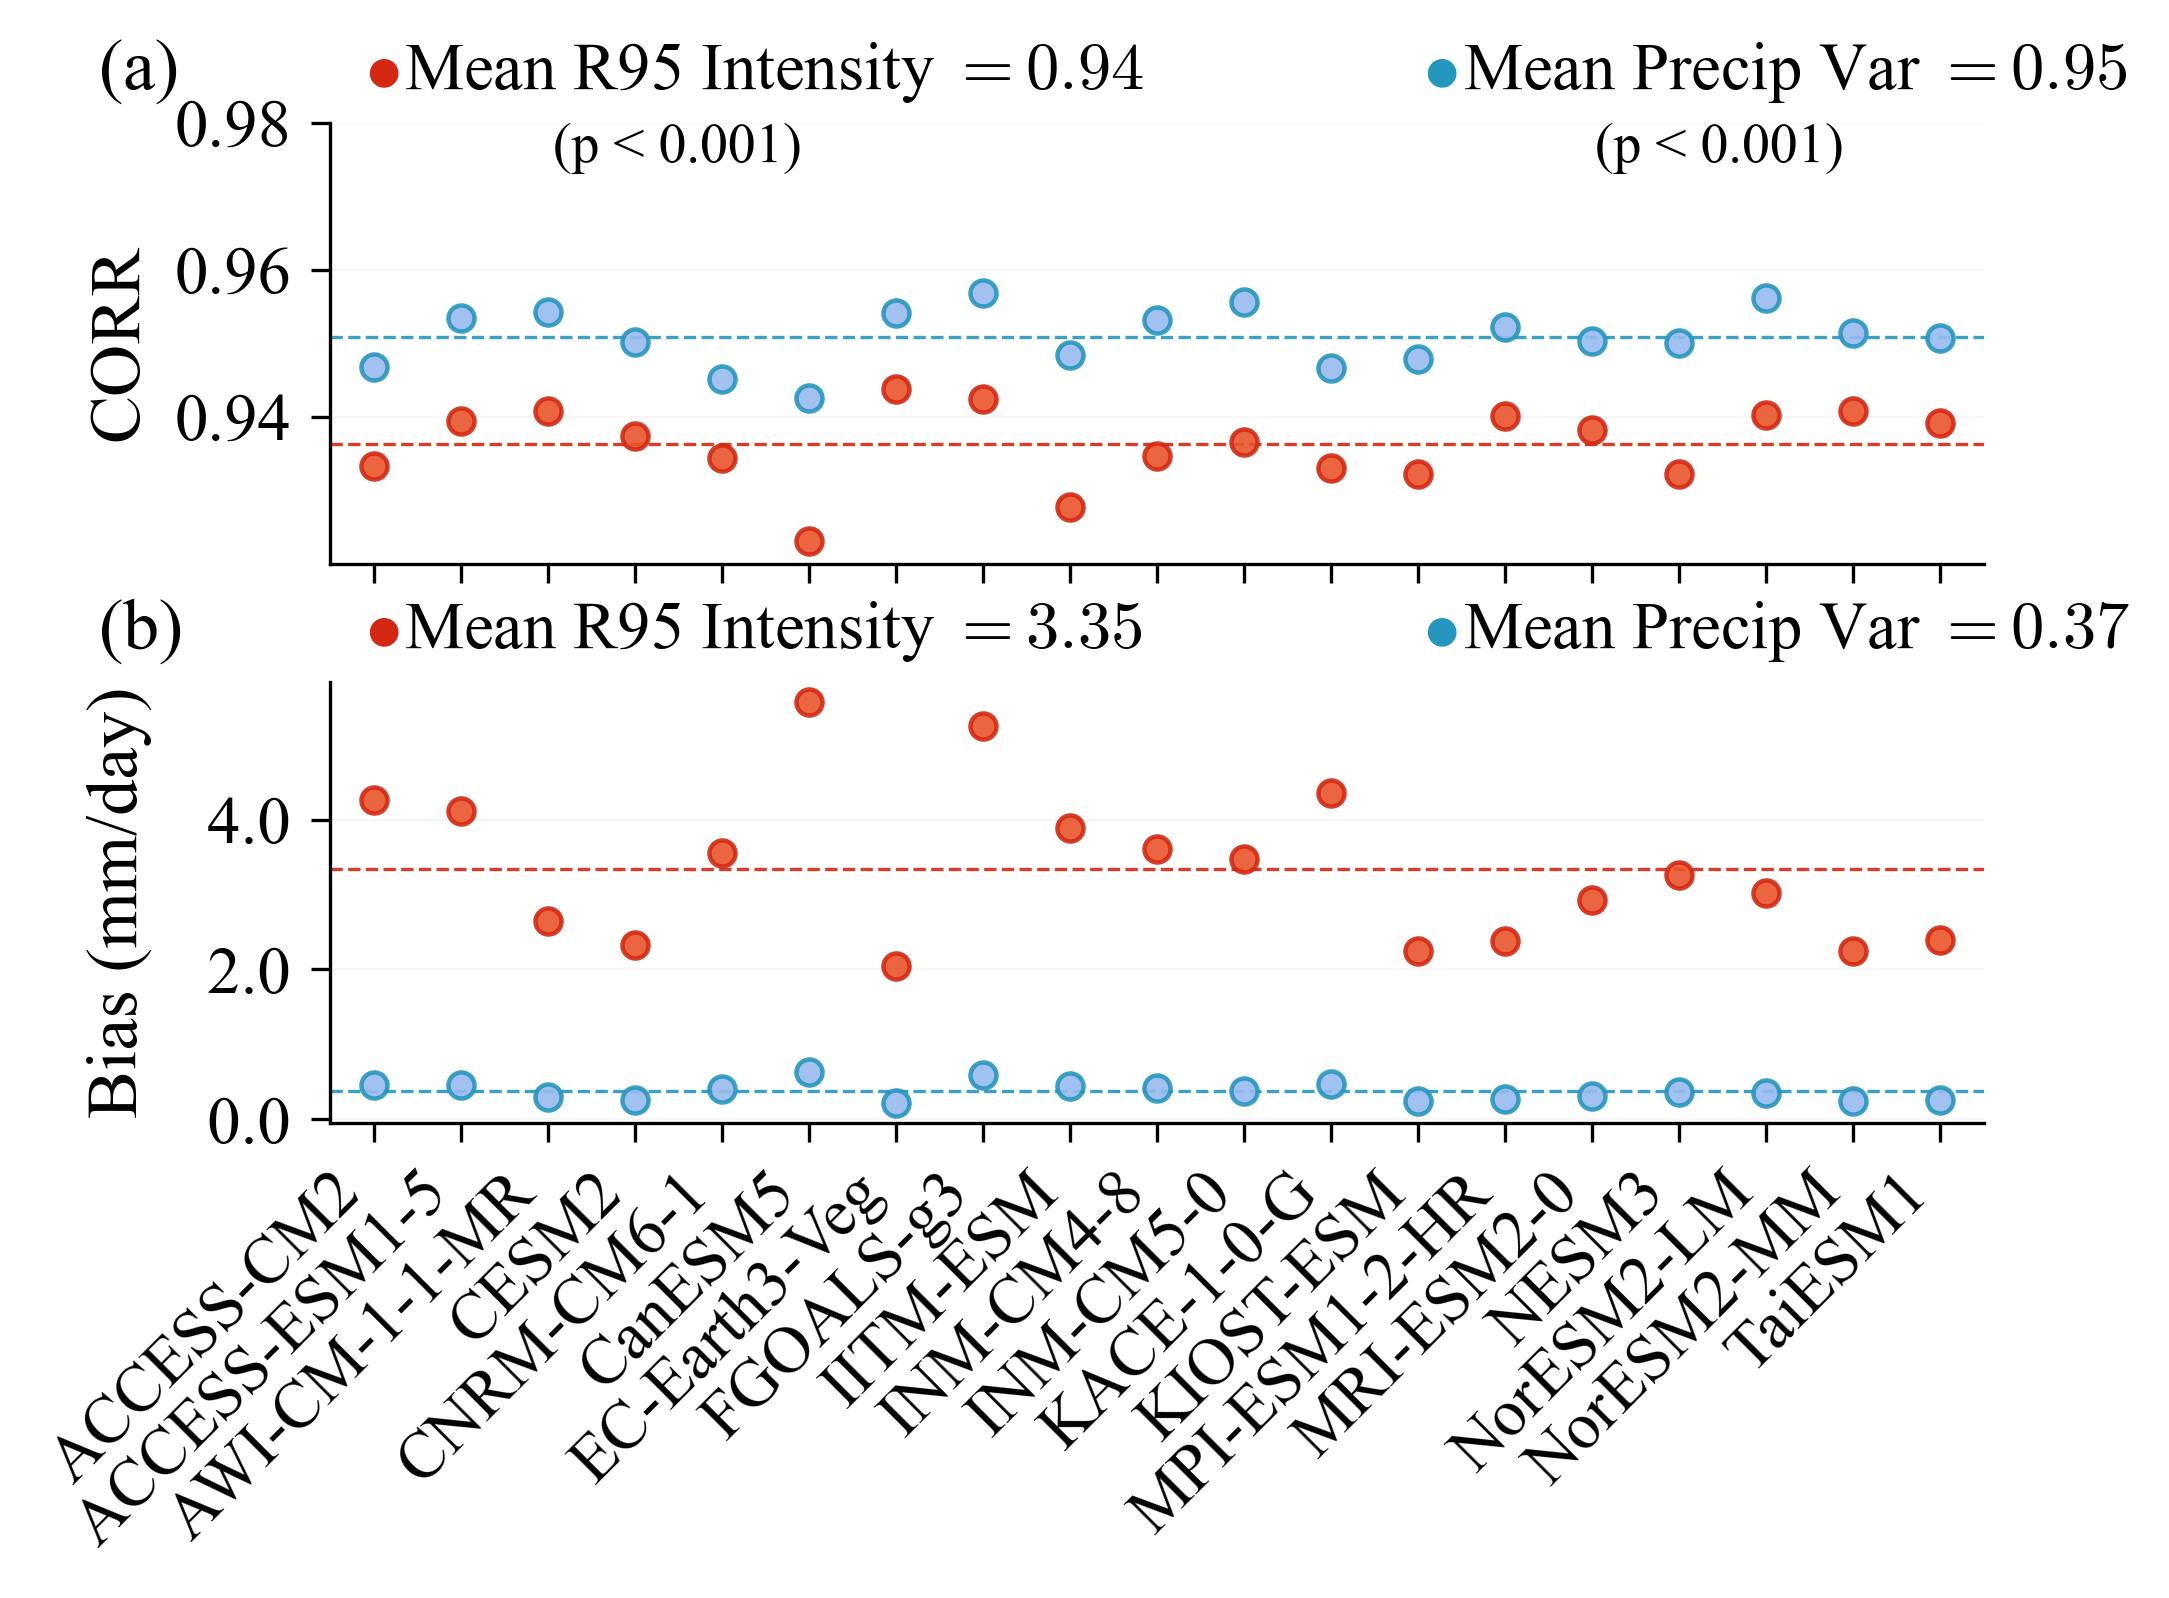

Reproduce this figure in Python.
"""
Fig. 2 单文件流水线 —— 用 CN05.1 观测评估 HiCPC 多模式在中国区域的极端降水与降水变率。

本文件由原 `Fig2a.py`（散点面板）、`Fig2b.py`（地图面板 + MME 统计量）、
`compose_fig2.py`（成品复制）三个脚本合并而成，一次运行即可产出全部成果：

    1) 数据准备（两个面板共用，先于绘图）：读取 19 个 CMIP6 模式的 historical 场与
       CN05.1 观测（1981–2010），按面积重叠权重 × cos(lat) 把 0.1° 模式场重映射到
       0.25° 观测网格，并取出两者的共同年份；
    2) 散点面板 (a)：对 19 个模式逐个算 CORR / Bias，落盘统计数据，
       再画「CORR / Bias」两行散点图，并按 dpi 400 / bbox_inches="tight"
       直接 savefig 成**论文成品图 `Fig2.jpg`**（原 compose_fig2.py 的
       `shutil.copyfile` 步骤已取消，也不再产生中间文件 Fig2a.jpg）；
    3) 地图面板 (b)：CN05.1 与 HiCPC-MME（多模式等权集合平均）气候态空间分布
       （2×2 等值线填色地图 + 中国国界 + 逐面板 PDF 直方图 + 逐行共用色带 +
       CORR/p 标注）渲染到**模块之外**的运行期临时目录（`_make_map_tmpdir()` 用
       `os.makedirs()` 默认权限创建，`main()` 的 `finally` 里删除，不落盘），
       并把 MME-vs-CN05.1 的评估统计落盘 —— 正文与摘要引用的 CORR≈0.94/0.95、
       偏差 0.37/3.35 mm/day、观测 26.37 对 MME 23.01 mm/day（约 13% 低估）
       等数字均来自这一步的 `data/fig2b_stats.csv`。

输出（模块根目录只留论文成品图与统计表，运行结束后不多出任何文件）：
    Fig2.jpg      —— 论文成品图（散点面板）
    data/fig2a_stats.csv、data/fig2_per_model.csv、data/图2a_统计数据.txt、
    data/fig2b_stats.csv、data/图2b_统计数据.txt

用法：
    python Fig2.py                  # 散点面板 + 地图面板（默认，等价于原三条命令）
    python Fig2.py --scatter-only   # 只跑散点面板：论文成品图 Fig2.jpg 及其统计表
    python Fig2.py --map-only       # 只跑地图面板：地图渲染到临时目录，统计写入 data/

环境变量：
    FIG2_OUT 已移除 —— 它原本只用于给散点面板的成品改名（默认 Fig2a.jpg）；
              现在论文成品图名固定为 Fig2.jpg，模块根目录不再产生其它图片文件。
"""

from __future__ import annotations

import argparse
import os
import shutil
import uuid
from pathlib import Path
from typing import Any, Dict, List, Tuple, cast

import numpy as np
import pandas as pd
import xarray as xr
import matplotlib.pyplot as plt
import cartopy.crs as ccrs
import shapefile
from shapely.geometry import shape as shapely_shape
from matplotlib.colors import BoundaryNorm, LinearSegmentedColormap
from matplotlib.figure import Figure
from matplotlib.ticker import FuncFormatter
from scipy.special import stdtr
from scipy.stats import ttest_1samp
import warnings

warnings.filterwarnings("ignore")

plt.rcParams["font.family"] = "Times New Roman"
plt.rcParams["mathtext.fontset"] = "cm"
plt.rcParams["axes.unicode_minus"] = False

# ==================== 参数配置 ====================
# 原 Fig2a.py / Fig2b.py 各自定义的 DATA_DIR / MODEL_FILE / OBS_FILE / FIG_DIR /
# REPO_ROOT / SHP_PATH 逐字相同，合并后只保留一套。
DATA_DIR = Path(__file__).parent / "data"
MODEL_FILE = DATA_DIR / "MULTI_MODEL-historical-1981-2010.nc"
OBS_FILE = DATA_DIR / "CN05-OBS-1981-2010.nc"
FIG_DIR = Path(__file__).parent
# 图 2 固定保留相关系数与偏差两行。
PANEL_KEYS = ("corr", "bias")
# 论文成品图（散点面板）的文件名固定为 Fig2.jpg：模块根目录下不再产生
# Fig2a.jpg / Fig2b.jpg 等中间图片；原 Fig2a.py 的 FIG2_OUT 环境变量随之移除。
PAPER_FIG_NAME = "Fig2.jpg"
REPO_ROOT = next(p for p in Path(__file__).resolve().parents if (p / "src").is_dir() and (p / "Doc").is_dir())

# ---- 数据根目录 ----------------
# src/、Output/、Data/ 现均在论文文件夹内（与 Doc/ 同级），故直接取 REPO_ROOT/Data；
# 若将来数据被移到别处，再恢复向上搜索的兜底逻辑。
DATA_ROOT = REPO_ROOT / "Data"
SHP_PATH = DATA_ROOT / "China" / "cnmap.shp"

EVAL_START_YEAR = 1981
EVAL_END_YEAR = 2010

TARGET_METRICS = {
    "PrecipVar": {"label": "Precip Var", "unit": "mm/day"},
    "R95mm_intensity": {"label": "R95 Intensity", "unit": "mm/day"},
}

# ==================== 散点图参数（独立设置，均已标注含义） ====================
SCATTER_PARAMS = {
    # ---------- 字体字号 (pt) ----------
    "font_label": 13,           # 纵轴标签（CORR / Bias）
    "font_tick": 12,            # 刻度标签
    "font_annot": 12,           # 均值统计标注文字
    # ---------- 标记与线型 ----------
    "marker_size": 22,          # 散点标记面积 (pt²)
    "line_width": 0.6,          # 参考虚线线宽 (pt)
    "spine_width": 0.6,         # 坐标轴框线宽 (pt)
    # ---------- 子图布局 ----------
    "n_panels": 2,              # 散点子图行数（CORR / Bias）
    "hspace": 0.12,             # 子图纵向间距 (figure 相对)
    "left": 0.14,               #左侧边距
    "right": 0.96,              #右侧边距
}

# ==================== 空间图参数 ====================
MAP_PARAMS = {
    # ---------- 字体字号 (pt) ----------
    "font_title": 14,           # 地图子图标题（CN05.1 / HiCPC MME）
    "font_tick": 10,            # 经纬度刻度标签
    "font_stat": 12,            # 地图下方统计指标（CORR/NRMSE）
    "font_cbar": 11,            # 色带标签
    "font_row_label": 14,       # 行标签（Precip Var / R95 Intensity）
    # ---------- 线宽 (pt) ----------
    "line_grid": 0.3,           # 经纬网格线
    "line_boundary": 0.5,       # 中国国界线
    "line_contour": 0.4,        # 等值线
    # ---------- 统计/色带偏移 ----------
    "stat_offset": 0.050,       # 统计文字距 axes 底部偏移
    "cbar_offset": 0.095,       # 色带距 axes 底部偏移
    "cbar_w_ratio": 0.8,        # 色带宽度 / 两列地图总宽
    "cbar_h": 0.020,            # 色带高度 (figure 相对)
}


# ==================== 工具函数（两个面板共用） ====================
def get_common_years(model_ds: xr.Dataset, obs_ds: xr.Dataset) -> np.ndarray:
    model_years = np.asarray(model_ds["year"].values, dtype=np.int32)
    obs_years = np.asarray(obs_ds["year"].values, dtype=np.int32)
    common = np.intersect1d(model_years, obs_years)
    if common.size == 0:
        raise ValueError("两份数据没有共同年份")
    if EVAL_START_YEAR is not None:
        common = common[common >= int(EVAL_START_YEAR)]
    if EVAL_END_YEAR is not None:
        common = common[common <= int(EVAL_END_YEAR)]
    if common.size == 0:
        raise ValueError("按配置筛选后没有可评估年份")
    return common


def get_scenario_from_filename(fp: Path) -> str:
    parts = fp.stem.split("-")
    for p in parts:
        pl = p.lower()
        if pl.startswith("ssp") or pl == "historical":
            return pl
    return "unknown"


def load_model_dataset_from_file(fp: Path) -> xr.Dataset:
    ds = xr.open_dataset(fp)
    file_ssp = get_scenario_from_filename(fp)

    if "case" not in ds.dims:
        if "Mode" in ds.dims:
            if "Mode" in ds.coords:
                mode_vals = [str(v) for v in ds["Mode"].values]
            else:
                mode_vals = [f"Mode{i + 1}" for i in range(ds.sizes["Mode"])]
            case_vals = [f"{m}-{file_ssp}" for m in mode_vals]
            ds = ds.rename({"Mode": "case"})
            ds = ds.assign_coords(
                {"case": ("case", np.asarray(case_vals, dtype=object)),
                 "Mode": ("case", np.asarray(mode_vals, dtype=object))}
            )
        else:
            raise ValueError(f"文件缺少 case/Mode 维度，无法处理: {fp}")
    elif "Mode" not in ds.coords:
        mode_vals = [str(v).split("-ssp")[0] for v in ds["case"].values]
        ds = ds.assign_coords({"Mode": ("case", np.asarray(mode_vals, dtype=object))})

    if "SSP" not in ds.coords:
        ds = ds.assign_coords({"SSP": ("case", np.array([file_ssp] * ds.sizes["case"], dtype=object))})
    if "source_file" not in ds.coords:
        ds = ds.assign_coords({"source_file": ("case", np.array([fp.name] * ds.sizes["case"], dtype=object))})
    ds = ds.assign_attrs({**ds.attrs, "model_source_file": str(fp)})
    return ds


def _cell_bounds_from_centers(coord_1d: np.ndarray) -> Tuple[np.ndarray, np.ndarray]:
    if coord_1d.ndim != 1:
        raise ValueError("坐标必须是一维")
    if coord_1d.size < 2:
        raise ValueError("坐标点数量不足")
    mid = 0.5 * (coord_1d[:-1] + coord_1d[1:])
    lower = np.empty_like(coord_1d, dtype=np.float64)
    upper = np.empty_like(coord_1d, dtype=np.float64)
    lower[1:] = mid
    upper[:-1] = mid
    lower[0] = coord_1d[0] - 0.5 * (coord_1d[1] - coord_1d[0])
    upper[-1] = coord_1d[-1] + 0.5 * (coord_1d[-1] - coord_1d[-2])
    return lower, upper


def _build_overlap_matrix(src_coord: np.ndarray, dst_coord: np.ndarray) -> np.ndarray:
    src_low, src_up = _cell_bounds_from_centers(src_coord)
    dst_low, dst_up = _cell_bounds_from_centers(dst_coord)
    left = np.maximum(dst_low[:, None], src_low[None, :])
    right = np.minimum(dst_up[:, None], src_up[None, :])
    return np.maximum(0.0, right - left).astype(np.float64)


def _area_weighted_remap_numpy(
    src_data: np.ndarray, lat_overlap: np.ndarray, lon_overlap: np.ndarray, src_lat_cos: np.ndarray,
) -> np.ndarray:
    src = np.asarray(src_data, dtype=np.float64)
    valid_mask = np.isfinite(src).astype(np.float64)
    lat_w = lat_overlap * src_lat_cos[None, :]
    tmp_num = np.einsum("aj,...ji->...ai", lat_w, np.where(np.isfinite(src), src, 0.0), optimize=True)
    tmp_den = np.einsum("aj,...ji->...ai", lat_w, valid_mask, optimize=True)
    num = np.einsum("bi,...ai->...ab", lon_overlap, tmp_num, optimize=True)
    den = np.einsum("bi,...ai->...ab", lon_overlap, tmp_den, optimize=True)
    return np.divide(num, den, out=np.full_like(num, np.nan), where=den > 0)


def area_weighted_remap_da_to_obs_grid(model_da: xr.DataArray, obs_da: xr.DataArray) -> xr.DataArray:
    src = model_da.sortby("lat").sortby("lon")
    dst_lat = np.asarray(obs_da["lat"].values, dtype=np.float64)
    dst_lon = np.asarray(obs_da["lon"].values, dtype=np.float64)
    src_lat = np.asarray(src["lat"].values, dtype=np.float64)
    src_lon = np.asarray(src["lon"].values, dtype=np.float64)
    lat_overlap = _build_overlap_matrix(src_lat, dst_lat)
    lon_overlap = _build_overlap_matrix(src_lon, dst_lon)
    src_lat_cos = np.clip(np.cos(np.deg2rad(src_lat)), 0.0, None)
    src_transposed = src.transpose(..., "lat", "lon")
    out_np = _area_weighted_remap_numpy(src_transposed.values, lat_overlap, lon_overlap, src_lat_cos)
    lead_dims = [d for d in src_transposed.dims if d not in {"lat", "lon"}]
    lead_coords = {d: src_transposed[d] for d in lead_dims}
    return xr.DataArray(
        out_np, dims=lead_dims + ["lat", "lon"],
        coords={**lead_coords, "lat": obs_da["lat"], "lon": obs_da["lon"]},
        name=src.name, attrs=src.attrs,
    )


def remap_model_to_obs_grid(model_ds: xr.Dataset, obs_ds: xr.Dataset, metric_names: List[str]) -> xr.Dataset:
    remapped = {}
    for name in metric_names:
        remapped[name] = area_weighted_remap_da_to_obs_grid(model_ds[name], obs_ds[name])
    out = xr.Dataset(remapped)
    for coord_name in ["case", "Mode", "SSP", "source_file"]:
        if coord_name in model_ds.coords and coord_name not in out.coords:
            out = out.assign_coords({coord_name: model_ds.coords[coord_name]})
    out.attrs.update(model_ds.attrs)
    return out


def _cos_lat_weights(field: xr.DataArray) -> np.ndarray:
    """构造格点面积权重（等经纬度网格上正比于 cos(lat)）。

    参数:
        field: 二维（lat, lon）场。

    返回:
        与 field 同形状的权重数组。
    """
    if "lat" not in field.coords:
        return np.ones(field.shape, dtype=np.float64)
    lat = np.asarray(field["lat"].values, dtype=np.float64)
    w_lat = np.clip(np.cos(np.deg2rad(lat)), 0.0, None)
    return np.broadcast_to(w_lat[:, None], field.shape).astype(np.float64)


def calc_spatial_metrics(
    model_field: xr.DataArray,
    obs_field: xr.DataArray,
    weights: np.ndarray | None = None,
) -> Dict[str, float]:
    """计算模式场与观测场的空间统计指标（面积加权）。

    权重默认取格点纬度的 cos 值（等经纬度网格上的面积权重），亦可通过 weights 显式传入。
    CORR / Bias / RMSE / NRMSE 使用同一套权重，保证同一幅图内口径一致。

    说明：原 Fig2a.py 与 Fig2b.py 各有一份同名函数，二者只在返回字典是否含
    `rmse` / `nrmse` 上不同（Fig2a 不需要这两项）；合并后统一采用含 RMSE / NRMSE
    的超集版本，散点面板仍然只取 `corr` / `bias`，数值口径完全不变。
    """
    model_flat = model_field.values.reshape(-1)
    obs_flat = obs_field.values.reshape(-1)
    valid = ~(np.isnan(model_flat) | np.isnan(obs_flat))
    model_valid = model_flat[valid].astype(np.float64)
    obs_valid = obs_flat[valid].astype(np.float64)

    nan_result = {"corr": np.nan, "bias": np.nan, "rel_bias": np.nan, "rmse": np.nan, "nrmse": np.nan, "p_value": np.nan, "n_valid": 0}
    if model_valid.size < 5:
        return nan_result

    w_all = _cos_lat_weights(model_field).reshape(-1) if weights is None else np.asarray(weights, dtype=np.float64).reshape(-1)
    w = np.clip(w_all[valid], 0.0, None)
    w_sum = float(w.sum())
    if w_sum <= 0.0:
        return nan_result

    model_mean = float((w * model_valid).sum() / w_sum)
    obs_mean = float((w * obs_valid).sum() / w_sum)
    model_anom = model_valid - model_mean
    obs_anom = obs_valid - obs_mean
    cov = float((w * model_anom * obs_anom).sum() / w_sum)
    var_model = float((w * model_anom ** 2).sum() / w_sum)
    var_obs = float((w * obs_anom ** 2).sum() / w_sum)

    corr_value = np.nan if (var_model <= 0.0 or var_obs <= 0.0) else cov / np.sqrt(var_model * var_obs)
    if not np.isnan(corr_value) and model_valid.size > 2:
        t_stat = corr_value * np.sqrt((model_valid.size - 2) / max(1.0 - corr_value**2, 1e-15))
        p_value = float(2.0 * stdtr(model_valid.size - 2, -abs(t_stat)))
    else:
        p_value = np.nan
    bias = obs_mean - model_mean
    rel_bias = float((bias / obs_mean) * 100) if obs_mean != 0 else np.nan
    rmse = float(np.sqrt((w * (model_valid - obs_valid) ** 2).sum() / w_sum))
    nrmse = float(rmse / abs(obs_mean)) if obs_mean != 0 else np.nan
    return {"corr": corr_value, "bias": bias, "rel_bias": rel_bias, "rmse": rmse, "nrmse": nrmse, "p_value": p_value, "n_valid": int(model_valid.size)}


def ensure_required_vars(ds: xr.Dataset, required_vars: List[str], name: str) -> None:
    """检查数据集中是否包含所需变量，缺失则报错。"""
    missing = [v for v in required_vars if v not in ds]
    if missing:
        raise ValueError(f"{name} 缺少必要变量: {missing}")


def _format_pval(p: float) -> str:
    """格式化为学术风格 p 值字符串。p < 0.001 时不提供精确值，加括号。"""
    if p < 0.001:
        return "(p < 0.001)"
    if p < 0.01:
        return f"p = {p:.3f}"
    if p < 0.05:
        return f"p = {p:.3f}"
    return f"p = {p:.3f}"


# ==================== 散点面板 (a)：绘图函数 ====================
def draw_scatter_panels(axes, mode_names, r95_stats, var_stats, params):
    """在 axes 上绘制散点子图（CORR / Bias）。

    参数由 SCATTER_PARAMS 传入，不与空间图共享。
    """
    x = np.arange(len(mode_names))
    _ALL_SPECS = {"corr": ("CORR", "corr"),
                  "bias": ("Bias (mm/day)", "bias")}
    panel_specs = [_ALL_SPECS[k] for k in PANEL_KEYS]

    for idx, (ax, (ylabel, key)) in enumerate(zip(axes, panel_specs)):
        # 编号放在纵轴左上方，与轴外的均值标注保持同一高度。
        ax.text(-0.14, 1.04, {"corr": "(a)", "bias": "(b)"}[key],
                transform=ax.transAxes, fontsize=params["font_label"],
                ha="left", va="bottom", color="black", clip_on=False)
        y_r95 = np.asarray(r95_stats[key], dtype=np.float64)
        y_var = np.asarray(var_stats[key], dtype=np.float64)

        ax.scatter(x, y_var, c="#99bbef", edgecolors="#2596be",
                   s=params["marker_size"], alpha=0.9, linewidths=0.8,
                   label="Precip Var index", zorder=3, marker="o")
        ax.scatter(x, y_r95, c="#e9542c", edgecolors="#d52813",
                   s=params["marker_size"], alpha=0.9, linewidths=0.8,
                   label="R95 Intensity", zorder=3, marker="o")

        mean_r95 = float(np.nanmean(y_r95))
        mean_var = float(np.nanmean(y_var))
        ax.axhline(mean_r95, color="#d52813", linestyle="--",
                   linewidth=params["line_width"], alpha=0.9)
        ax.axhline(mean_var, color="#2596be", linestyle="--",
                   linewidth=params["line_width"], alpha=0.9)

        # 均值标注（axes 相对坐标，位于轴外上方）
        # 第一行：均值；CORR 面板第二行：p 值
        _annot_size = params["font_annot"]
        _is_corr = (key == "corr")

        ax.text(0.66, 1.04, "●", transform=ax.transAxes,
                fontsize=_annot_size,
                ha="left", va="bottom", color="#2596be", fontweight="normal")
        ax.text(0.685, 1.04, f"Mean Precip Var $= {mean_var:.2f}$",
                transform=ax.transAxes, fontsize=_annot_size,
                ha="left", va="bottom", color="black", fontweight="normal")

        ax.text(0.02, 1.04, "●", transform=ax.transAxes,
                fontsize=_annot_size,
                ha="left", va="bottom", color="#d52813", fontweight="normal")
        ax.text(0.045, 1.04, f"Mean R95 Intensity $= {mean_r95:.2f}$",
                transform=ax.transAxes, fontsize=_annot_size,
                ha="left", va="bottom", color="black", fontweight="normal")

        if _is_corr:
            p_var = float(ttest_1samp(y_var[~np.isnan(y_var)], 0).pvalue) if np.any(~np.isnan(y_var)) else 1.0
            p_r95 = float(ttest_1samp(y_r95[~np.isnan(y_r95)], 0).pvalue) if np.any(~np.isnan(y_r95)) else 1.0
            ax.text(0.84, 1.00, _format_pval(p_var),
                    transform=ax.transAxes, fontsize=_annot_size - 2,
                    ha="center", va="top", color="black", fontweight="normal")
            ax.text(0.21, 1.00, _format_pval(p_r95),
                    transform=ax.transAxes, fontsize=_annot_size - 2,
                    ha="center", va="top", color="black", fontweight="normal")

        ax.set_ylabel(ylabel, fontsize=params["font_label"], fontweight="normal")
        ax.grid(True, axis="y", linestyle="-", color="#d0d0d0", linewidth=0.3, alpha=0.25)
        # 固定宽度格式化 y 轴刻度，确保两行数据区域左对齐
        if key == "corr":
            ax.set_yticks([0.94, 0.96, 0.98])
            ax.set_ylim(0.92, 0.98)
            ax.yaxis.set_major_formatter(FuncFormatter(lambda v, _: f"{v:.2f}"))
        elif key == "bias":
            ax.yaxis.set_major_formatter(FuncFormatter(lambda v, _: f"{v:>5.1f}"))
        ax.tick_params(axis="y", labelsize=params["font_tick"], width=params["spine_width"])
        ax.tick_params(axis="x", width=params["spine_width"], labelsize=params["font_tick"])
        for sp in ax.spines.values():
            sp.set_linewidth(params["spine_width"])
        ax.spines["top"].set_visible(False)
        ax.spines["right"].set_visible(False)
        if idx < len(axes) - 1:      # 只在最后一个面板保留模式名（原写法写死 idx<2，不适用于其它面板数）
            ax.tick_params(axis="x", labelbottom=False)

    for ax in axes:
        ax.set_xlim(-0.5, len(mode_names) - 0.5)
        ax.set_xticks(x)
    axes[-1].set_xticklabels(mode_names, rotation=45, ha="right", va="top",
                             fontsize=params["font_tick"], fontweight="normal")
    axes[-1].set_xlabel("", fontweight="normal")


# ==================== 散点面板 (a)：统计数据落盘 ====================
def dump_scatter_stats_txt(metric_results, mode_names, out_path, y0, y1) -> None:
    """把图 2 用到的统计数据写成纯文本（data/ 目录），供存档与核对。

    （合并前为 Fig2a.py 的 `dump_statistics()`；与 Fig2b.py 的同名函数重名，
    故按产出面板改名为 `dump_scatter_stats_txt()`。）

    参数:
        metric_results: 各指标的 corr / bias 列表。
        mode_names: 模式名列表。
        out_path: 输出 txt 路径。
        y0, y1: 评估时段起止年。
    """
    lines = [
        "Fig. 2 statistics - scatter panels (CORR / Bias)",
        # 说明：这两行 provenance 文字沿用原脚本名，以保证 data/ 下既有统计文件逐字节不变
        # （合并后实际由 Fig2.py 统一生成；README 中已记录该历史遗留写法）。
        "script  : src/Pic/Fig2_ModelEvaluation/Fig2a.py",
        "model   : data/MULTI_MODEL-historical-1981-2010.nc",
        "obs     : data/CN05-OBS-1981-2010.nc",
        f"period  : {y0}-{y1}",
        f"modes   : {len(mode_names)}",
        "weight  : area-weighted, w = cos(lat); CORR / Bias share the same weights",
        "",
    ]
    for metric_name, meta in TARGET_METRICS.items():
        r = metric_results[metric_name]
        lines.append(f"[{meta['label']}]  unit: {meta['unit']}")
        lines.append(f"{'mode':<20}{'CORR':>10}{'Bias(mm/day)':>15}")
        for name, c, b in zip(mode_names, r["corr"], r["bias"]):
            lines.append(f"{name:<20}{c:>10.4f}{b:>15.4f}")
        lines.append(f"{'MEAN(19 modes)':<20}{np.nanmean(r['corr']):>10.4f}"
                     f"{np.nanmean(r['bias']):>15.4f}")
        lines.append("")
    out_path.parent.mkdir(parents=True, exist_ok=True)
    out_path.write_text("\n".join(lines) + "\n", encoding="utf-8")


# ==================== 散点面板 (a)：统计数据 CSV 落盘 ====================
# 指标在 CSV 中的显示名（与论文正文/图例一致）
CSV_METRIC_LABELS = {
    "PrecipVar": "PrecipVar",
    "R95mm_intensity": "R95 Intensity",
}

# (CSV 中的统计量名, metric_results 中的键, 换算系数, 单位)
CSV_STAT_SPECS = [
    ("CORR", "corr", 1.0, "1"),
    ("Bias", "bias", 1.0, "mm/day"),
]


def dump_scatter_stats_csv(
    metric_results: Dict[str, Dict[str, Any]],
    mode_names: List[str],
    out_path: Path,
    per_model_path: Path | None = None,
) -> None:
    """把图 2 的统计数据落盘为 CSV（data/ 目录），便于核对论文数字。

    （合并前为 Fig2a.py 的 `dump_statistics_csv()`，因与 Fig2b.py 的同名函数
    重名而改名。）

    输出两张表：
        1. out_path：长表，一行一个 metric × statistic，给出 19 个模式的
           集合均值（mean）、中位数（median）与参与统计的模式数（n_models）。
           论文正文引用的“19 个模式的均值”即 mean 列。
        2. per_model_path（可选）：宽表，一行一个 mode × metric，
           给出逐模式的 CORR / Bias(mm/day) 明细。

    参数:
        metric_results: metric_results[metric_name] =
                        {"corr": [...], "bias": [...], "unit": str}。
        mode_names: 模式名列表（与 metric_results 中各列表顺序一致）。
        out_path: 汇总 CSV 路径（metric × statistic）。
        per_model_path: 逐模式明细 CSV 路径；为 None 时不输出。

    两处落盘均使用 utf-8-sig 编码，便于 Excel 直接打开且中文/符号不乱码。
    """
    summary_rows: List[Dict[str, Any]] = []
    per_model_rows: List[Dict[str, Any]] = []

    for metric_name, meta in TARGET_METRICS.items():
        r = metric_results[metric_name]
        csv_metric = CSV_METRIC_LABELS.get(metric_name, meta["label"])
        scaled: Dict[str, np.ndarray] = {}

        for stat_label, key, scale, unit in CSV_STAT_SPECS:
            values = np.asarray(r[key], dtype=np.float64) * scale
            scaled[stat_label] = values
            valid = values[~np.isnan(values)]
            summary_rows.append({
                "metric": csv_metric,
                "statistic": stat_label,
                "mean": round(float(np.mean(valid)), 4) if valid.size else np.nan,
                "median": round(float(np.median(valid)), 4) if valid.size else np.nan,
                "n_models": int(valid.size),
                "unit": unit,
                "metric_key": metric_name,
            })

        if per_model_path is not None:
            for i, name in enumerate(mode_names):
                per_model_rows.append({
                    "mode": name,
                    "metric": csv_metric,
                    "CORR": round(float(scaled["CORR"][i]), 4),
                    "Bias_mm_per_day": round(float(scaled["Bias"][i]), 4),
                })

    out_path.parent.mkdir(parents=True, exist_ok=True)
    pd.DataFrame(
        summary_rows,
        columns=["metric", "statistic", "mean", "median", "n_models", "unit", "metric_key"],
    ).to_csv(out_path, index=False, encoding="utf-8-sig")

    if per_model_path is not None:
        per_model_path.parent.mkdir(parents=True, exist_ok=True)
        pd.DataFrame(
            per_model_rows,
            columns=["mode", "metric", "CORR", "Bias_mm_per_day"],
        ).to_csv(per_model_path, index=False, encoding="utf-8-sig")


# ==================== 地图面板 (b)：绘图函数 ====================
def _draw_map_panel(ax, field, levels, cmap, cn_geoms, region, params):
    """单个地图面板（等值线 + 中国边界 + PDF 直方图）。"""
    ax.set_extent([region["lon_min"], region["lon_max"],
                   region["lat_min"], region["lat_max"]])
    # 保持经纬度纵横比（在中心纬度处不变形）
    center_lat = (region["lat_min"] + region["lat_max"]) / 2
    ax.set_aspect(1.0 / np.cos(np.deg2rad(center_lat)), adjustable="box")
    ax.contourf(field.lon, field.lat, field, levels=levels, cmap=cmap, extend="both")
    ax.contour(field.lon, field.lat, field, levels=levels, colors="black", linewidths=params["line_contour"])
    ax.add_geometries(cn_geoms, crs=ccrs.PlateCarree(), facecolor="none", edgecolor="#888888", linewidth=params["line_boundary"])
    gl = ax.gridlines(draw_labels=True, linewidth=params["line_grid"], alpha=0.4, linestyle="--")
    gl.top_labels = False; gl.right_labels = False
    gl.xlabel_style = {"size": params["font_tick"]}; gl.ylabel_style = {"size": params["font_tick"]}
    try:
        ax.spines["geo"].set_visible(False)
    except Exception:
        pass

    fvals = field.values.ravel()
    fvals = fvals[np.isfinite(fvals)]
    if len(fvals) > 0:
        fvals = np.clip(fvals, levels[0], levels[-1])
        counts, _ = np.histogram(fvals, bins=levels)
        n_int = len(levels) - 1
        bc = (levels[:-1] + levels[1:]) / 2
        bin_w = np.diff(levels)
        pdf = counts / (counts.sum() * bin_w)
        from mpl_toolkits.axes_grid1.inset_locator import inset_axes
        # 直方图内嵌轴：宽度 0.56、高度 0.44（均为 axes 相对坐标）
        hist_ax = inset_axes(ax, width=0.56, height=0.44,
                             bbox_to_anchor=(0.18, 0.07),
                             bbox_transform=ax.transAxes, loc="lower left", borderpad=0)
        cmap_obj = plt.get_cmap(cmap)
        for j in range(n_int):
            hist_ax.bar(bc[j], pdf[j], width=bin_w[j] * 0.9,
                        color=cmap_obj(j / (n_int - 1)),
                        edgecolor="black", linewidth=0.3)
        hist_ax.set_xlim(levels[0], levels[-1])
        hist_ax.tick_params(axis="both", length=1.5, labelsize=8, width=0.3)
        hist_ax.set_ylabel("PDF", fontsize=9, labelpad=0)
        hist_ax.set_facecolor("none"); hist_ax.patch.set_alpha(0)
        for sp in hist_ax.spines.values(): sp.set_linewidth(0.3)
        hist_ax.spines["top"].set_visible(False); hist_ax.spines["right"].set_visible(False)


def draw_map_panels(fig: Figure, axes: np.ndarray, spatial_rows: List[Dict[str, Any]],
                    cn_geoms: list, region: Dict[str, float], params: Dict[str, Any]) -> List:
    """在给定 2×2 axes 网格中绘制空间分布图，并添加统计标注和色带。返回色带 axes 列表。"""
    col_titles = ["CN05.1", "HiCPC-MME"]
    cbar_axes = []

    for r, row in enumerate(spatial_rows):
        obs_map = row["obs_map"]
        mme_map = row["mme_map"]
        cmap_main = str(row["cmap_main"])
        label = str(row["label"])

        vmin = float(np.nanmin([obs_map.min().values, mme_map.min().values]))
        vmax = float(np.nanmax([obs_map.max().values, mme_map.max().values]))
        n_intervals = 10 if cmap_main == "r95_cmap" else 8

        # levels 以 0 为中心对称（对跨越 0 的变量），避免色带一侧过大
        if vmin < 0 < vmax:
            bound = max(abs(np.floor(vmin)), abs(np.ceil(vmax)))
            levels = np.round(np.linspace(-bound, bound, n_intervals + 1)).astype(int)
        else:
            # 全正值数据：从数据真实最小值取整开始，避免 0 带来的"蓝色=负值"视觉误导
            vmin_level = max(0.5, np.floor(vmin * 10) / 10)
            vmax_level = np.ceil(vmax * 10) / 10
            levels = np.linspace(vmin_level, vmax_level, n_intervals + 1)
            levels = np.round(levels, 1)
        levels = np.unique(levels)

        for c in range(2):
            field = obs_map if c == 0 else mme_map
            _draw_map_panel(axes[r, c], field, levels, cmap_main, cn_geoms, region, params)
            axes[r, c].axis("off")

        # 行标号不再逐行绘制：图 1(b) 指整幅空间图块，块标号在循环外统一绘制

        axes[r, 0].text(-0.28, 0.5, label, transform=axes[r, 0].transAxes,
                        rotation=90, ha="center", va="center",
                        fontsize=params["font_row_label"], fontweight="normal")

        corr = float(row.get("corr", np.nan))
        p_val = float(row.get("p_value", np.nan))
        nrmse = float(row.get("nrmse", np.nan))   # 仅用于统计数据落盘，图上不再标注
        p_str = f"p<0.0001" if (not np.isnan(p_val) and p_val < 0.0001) else (f"p={p_val:.4f}" if not np.isnan(p_val) else "p=N/A")
        r_y0 = axes[r, 0].get_position().y0
        cx = (axes[r, 0].get_position().x0 + axes[r, 1].get_position().x1) / 2
        fig.text(cx, r_y0 - params["stat_offset"],
                 f"CORR={corr:.3f} ({p_str})",
                 ha="center", va="center", fontsize=params["font_stat"],
                 fontweight="normal", color="black")

        x0 = axes[r, 0].get_position().x0
        x1 = axes[r, 1].get_position().x1
        w = (x1 - x0) * params["cbar_w_ratio"]
        cx = (x0 + x1) / 2
        cax = fig.add_axes((cx - w / 2, r_y0 - params["cbar_offset"], w, params["cbar_h"]))
        norm = BoundaryNorm(levels, ncolors=256, extend="both")
        cbar = fig.colorbar(plt.cm.ScalarMappable(norm=norm, cmap=cmap_main),
                            cax=cax, orientation="horizontal", extend="both",
                            extendfrac=0.04, ticks=levels)
        cbar.ax.xaxis.set_major_formatter(
            FuncFormatter(lambda v, _: f"{v:.0f}" if abs(v - round(v)) < 1e-10 else f"{v:.1f}"))
        cax.set_xlabel(row["unit"], fontsize=params["font_cbar"], labelpad=0)
        cbar_axes.append(cax)

    # 列标题统一放在两行子图的上方（选择顶行 = 最后创建的行）
    top_row = axes.shape[0] - 1
    for c in range(2):
        ax_b = axes[top_row, c].get_position()
        fig.text((ax_b.x0 + ax_b.x1) / 2, ax_b.y1 + 0.03,
                 col_titles[c], ha="center", va="bottom",
                 fontsize=params["font_title"], fontweight="normal")

    # 块标号：图 1(b) 指整幅空间图块，故只在块左上角加一次 (b)
    pos_top = axes[top_row, 0].get_position()
    fig.text(pos_top.x0 - 0.02, pos_top.y1 + 0.02, "(b)",
             fontsize=13, ha="right", va="bottom", fontweight="normal")

    return cbar_axes


# ==================== 地图面板 (b)：统计数据落盘 ====================
def dump_map_stats_txt(rows, out_path, y0, y1) -> None:
    """把统计量写成纯文本（data/ 目录）。

    （合并前为 Fig2b.py 的 `dump_statistics()`，因与 Fig2a.py 的同名函数重名而改名。）

    参数:
        rows: 每个指标一行，含 label / corr / p_value / nrmse / obs_mean_w / mme_mean_w。
        out_path: 输出 txt 路径。
        y0, y1: 评估时段起止年。
    """
    lines = [
        "Fig. 1(b) statistics - MME vs CN05.1 (area-weighted)",
        # 说明：provenance 沿用原脚本名，以保证 data/ 下既有统计文件逐字节不变
        # （合并后实际由 Fig2.py 统一生成）。
        "script  : src/Pic/Fig2_ModelEvaluation/Fig2b.py",
        "model   : data/MULTI_MODEL-historical-1981-2010.nc",
        "obs     : data/CN05-OBS-1981-2010.nc",
        f"period  : {y0}-{y1}",
        "weight  : area-weighted, w = cos(lat)",
        "",
        f"{'metric':<16}{'CORR':>9}{'p_value':>12}{'NRMSE(%)':>11}{'OBS_mean':>11}{'MME_mean':>11}{'underest(%)':>13}",
    ]
    for row in rows:
        rel = (row["obs_mean_w"] - row["mme_mean_w"]) / row["obs_mean_w"] * 100.0
        lines.append(f"{row['label']:<16}{row['corr']:>9.4f}{row['p_value']:>12.3e}"
                     f"{row['nrmse'] * 100:>11.4f}{row['obs_mean_w']:>11.4f}"
                     f"{row['mme_mean_w']:>11.4f}{rel:>13.2f}")
    lines.append("")
    out_path.parent.mkdir(parents=True, exist_ok=True)
    out_path.write_text("\n".join(lines) + "\n", encoding="utf-8")


def dump_map_stats_csv(rows, out_path, y0, y1) -> None:
    """把图 1(b) 的统计数据写成 CSV（data/ 目录，utf-8-sig 编码）。

    （合并前为 Fig2b.py 的 `dump_statistics_csv()`，因与 Fig2a.py 的同名函数重名而改名。）

    字段:
        metric      : 指标名（Precip Var / R95 Intensity）。
        corr        : MME 与 CN05.1 的空间相关系数（面积加权，w=cos(lat)）。
        p_value     : 该相关系数的显著性 p 值（双侧 t 检验）。
        nrmse_pct   : 归一化均方根误差（%，以观测面积加权均值为分母）。
        bias        : 平均偏差（面积加权，OBS_mean - MME_mean，正值为模式低估）。
        unit        : 物理量单位。
        rmse        : 均方根误差（原单位）。
        obs_mean    : CN05.1 观测的面积加权区域均值。
        mme_mean    : HiCPC-MME 的面积加权区域均值。
        rel_bias_pct: 相对偏差（%，(OBS-MME)/OBS*100）。
        n_valid     : 参与统计的有效格点数。
        period      : 评估时段。

    参数:
        rows: 每个指标一行，含 label / corr / p_value / nrmse / obs_mean_w / mme_mean_w。
        out_path: 输出 CSV 路径。
        y0, y1: 评估时段起止年。
    """
    records = []
    for row in rows:
        obs_mean_w = float(row["obs_mean_w"])
        mme_mean_w = float(row["mme_mean_w"])
        bias = obs_mean_w - mme_mean_w
        rel_bias_pct = (bias / obs_mean_w * 100.0) if obs_mean_w != 0 else np.nan
        records.append({
            "metric": str(row["label"]),
            "corr": round(float(row["corr"]), 6),
            "p_value": float(row["p_value"]),
            "nrmse_pct": round(float(row["nrmse"]) * 100.0, 6),
            "bias": round(bias, 6),
            "unit": str(row["unit"]),
            "rmse": round(float(row["rmse"]), 6) if "rmse" in row else np.nan,
            "obs_mean": round(obs_mean_w, 6),
            "mme_mean": round(mme_mean_w, 6),
            "rel_bias_pct": round(rel_bias_pct, 6),
            "n_valid": int(row["n_valid"]) if "n_valid" in row else np.nan,
            "period": f"{y0}-{y1}",
        })
    df = pd.DataFrame(records)
    out_path.parent.mkdir(parents=True, exist_ok=True)
    df.to_csv(out_path, index=False, encoding="utf-8-sig")


# ==================== 数据准备（两个面板共用，先于绘图） ====================
def load_evaluation_data() -> Tuple[xr.Dataset, xr.Dataset, np.ndarray, List[str]]:
    """读取并预处理两个面板共用的评估数据。

    原 Fig2a.py 与 Fig2b.py 的主流程各做了一遍完全相同的读取 + 重网格，
    合并后只做一次（口径不变，省一半 IO/重映射开销）。

    返回:
        (model_sel, obs_sel, common_years, mode_names)
    """
    if not MODEL_FILE.exists():
        raise FileNotFoundError(f"模型文件不存在: {MODEL_FILE}")
    if not OBS_FILE.exists():
        raise FileNotFoundError(f"观测文件不存在: {OBS_FILE}")

    # ---- 加载数据 ----
    scenario = get_scenario_from_filename(MODEL_FILE)
    obs_ds = xr.open_dataset(OBS_FILE)
    model_ds = load_model_dataset_from_file(MODEL_FILE)
    ensure_required_vars(obs_ds, list(TARGET_METRICS.keys()), "观测")
    ensure_required_vars(model_ds, list(TARGET_METRICS.keys()), "模型")

    common_years = get_common_years(model_ds, obs_ds)
    model_sel = model_ds.sel(year=common_years)
    obs_sel = obs_ds.sel(year=common_years)
    model_sel = remap_model_to_obs_grid(model_sel, obs_sel, list(TARGET_METRICS.keys()))

    mode_names = [str(v) for v in model_sel["Mode"].values] if "Mode" in model_sel.coords else \
                 [str(v).split("-ssp")[0] for v in model_sel["case"].values]

    print(f"  情景: {scenario}  年份: {int(common_years.min())}-{int(common_years.max())}  case: {model_sel.sizes['case']}")
    return model_sel, obs_sel, common_years, mode_names


def compute_scatter_metrics(model_sel: xr.Dataset, obs_sel: xr.Dataset) -> Dict[str, Dict[str, Any]]:
    """逐模式（case）计算散点面板所需的 CORR / Bias（原 Fig2a.py 主流程的计算段）。"""
    metric_results: Dict[str, Dict[str, Any]] = {}

    for metric_name, meta in TARGET_METRICS.items():
        label = meta["label"]
        unit = meta["unit"]
        model_var = model_sel[metric_name]
        obs_var = obs_sel[metric_name]

        # 散点数据（逐 case）
        corrs: List[float] = []
        bias_vals: List[float] = []
        for i in range(model_var.sizes["case"]):
            case_field = model_var.isel(case=i).mean(dim="year")
            obs_field = obs_var.mean(dim="year")
            s = calc_spatial_metrics(case_field, obs_field)
            corrs.append(s["corr"])
            bias_vals.append(s["bias"])
        metric_results[metric_name] = {"corr": corrs, "bias": bias_vals, "unit": unit}

        print(f"  {label}: CORR / Bias 已计算")

    return metric_results


def compute_spatial_rows(model_sel: xr.Dataset, obs_sel: xr.Dataset) -> List[Dict[str, Any]]:
    """计算 MME 与观测的空间统计量并组装地图面板所需的行数据（原 Fig2b.py 主流程的计算段）。"""
    spatial_rows: List[Dict[str, Any]] = []

    for metric_name, meta in TARGET_METRICS.items():
        label = meta["label"]
        unit = meta["unit"]
        model_var = model_sel[metric_name]
        obs_var = obs_sel[metric_name]

        # MME 空间统计
        mme_field = model_var.mean(dim="case").mean(dim="year")
        obs_field = obs_var.mean(dim="year")
        stats = calc_spatial_metrics(mme_field, obs_field)

        obs_map = obs_sel[metric_name].mean(dim="year")
        mme_map = model_sel[metric_name].mean(dim="case").mean(dim="year")
        cmap_main = "r95_cmap" if metric_name == "R95mm_intensity" else "precipvar_cmap"
        # 面积加权区域均值（供 data/ 统计落盘）
        w_map = _cos_lat_weights(obs_map)
        ok_map = np.isfinite(obs_map.values) & np.isfinite(mme_map.values)
        obs_mean_w = float((obs_map.values[ok_map] * w_map[ok_map]).sum() / w_map[ok_map].sum())
        mme_mean_w = float((mme_map.values[ok_map] * w_map[ok_map]).sum() / w_map[ok_map].sum())
        spatial_rows.append({
            "label": label, "unit": unit,
            "obs_map": obs_map, "mme_map": mme_map,
            "cmap_main": cmap_main,
            "corr": stats["corr"], "p_value": stats.get("p_value", np.nan),
            "nrmse": stats["nrmse"], "rmse": stats.get("rmse", np.nan),
            "n_valid": stats.get("n_valid", 0),
            "obs_mean_w": obs_mean_w, "mme_mean_w": mme_mean_w,
        })
        print(f"  {label}: CORR={stats['corr']:.3f}  NRMSE={stats['nrmse']:.3f}")

    return spatial_rows


# ==================== 散点面板 (a)：流水线 ====================
def render_scatter_figure(metric_results: Dict[str, Dict[str, Any]], mode_names: List[str]) -> None:
    """绘制散点面板 (a)，并落盘为论文成品图 Fig2.jpg。

    取代原 compose_fig2.py 的 `shutil.copyfile` 步骤，也不再产生中间的
    Fig2a.jpg：模块根目录下只有这一张成品图。
    """
    # ========================================================
    # Fig. 2 — 散点图 (CORR / Bias)
    # ========================================================
    # 底部行固定在 2.0 cm（留出旋转的模式名），保留原面板高度与间距。
    # 两行画布高 9.05 cm，行位 5.55 / 2.0 cm。
    sw, sh, sg, sx = 10.5, 2.8, 0.75, 0.7
    _row_step = sh + sg
    _n_panel = len(PANEL_KEYS)
    _y_bottom = 2.0
    fig2_w = 14.0
    fig2_h_cm = _y_bottom + (_n_panel - 1) * _row_step + sh + 0.7
    fig2 = plt.figure(figsize=(fig2_w / 2.54, fig2_h_cm / 2.54))

    def R_a(l, b, w, h):
        return (l / fig2_w, b / fig2_h_cm, w / fig2_w, h / fig2_h_cm)

    fig2_axes = [fig2.add_axes(R_a(sx, _y_bottom + (_n_panel - 1 - i) * _row_step, sw, sh))
                 for i in range(_n_panel)]

    r95_stats = metric_results.get("R95mm_intensity", {})
    var_stats = metric_results.get("PrecipVar", {})
    draw_scatter_panels(fig2_axes, mode_names, r95_stats, var_stats, SCATTER_PARAMS)

    print(f"  面板: {list(PANEL_KEYS)}  输出: {PAPER_FIG_NAME}")
    fig2.savefig(FIG_DIR / PAPER_FIG_NAME, dpi=400, bbox_inches="tight")
    print(f"  导出: {PAPER_FIG_NAME}")
    plt.close(fig2)


def run_scatter_panel(model_sel: xr.Dataset, obs_sel: xr.Dataset, common_years: np.ndarray,
                      mode_names: List[str]) -> None:
    """散点面板 (a) 全流程：统计计算 → 统计落盘 → 绘图并输出论文成品图 Fig2.jpg。"""
    print("-" * 70)
    print("Fig. 2 — 散点面板 (CORR / Bias)：按论文正文口径逐模式评估")

    metric_results = compute_scatter_metrics(model_sel, obs_sel)

    # ---- 统计数据落盘（data/，纯文本）----
    stats_path = Path(__file__).parent / "data" / "图2a_统计数据.txt"
    dump_scatter_stats_txt(metric_results, mode_names, stats_path,
                           int(common_years.min()), int(common_years.max()))
    print(f"  统计数据(txt): {stats_path}")

    # ---- 统计数据落盘（data/，CSV，供核对论文数字）----
    csv_path = DATA_DIR / "fig2a_stats.csv"
    per_model_csv_path = DATA_DIR / "fig2_per_model.csv"
    dump_scatter_stats_csv(metric_results, mode_names, csv_path, per_model_csv_path)
    print(f"  统计数据(csv): {csv_path}")
    print(f"  逐模式明细(csv): {per_model_csv_path}")

    render_scatter_figure(metric_results, mode_names)


# ==================== 地图面板 (b)：流水线 ====================
def _register_map_colormaps() -> None:
    """注册地图面板专用色带（r95_cmap / precipvar_cmap）。"""
    r95_colors = ["#315484", "#568588", "#84B0D3", "#82D1DF", "#CCD7BC",
                  "#FEF2B6", "#FDC780", "#F58A58", "#D64736", "#992323"]
    if "r95_cmap" not in plt.colormaps():
        plt.colormaps.register(LinearSegmentedColormap.from_list("r95_cmap", r95_colors))
    var_colors = ["#7195DB", "#D0E8F8", "#90C0D8", "#708A98",
                  "#F5F7F7", "#E2CCB2", "#E9AF99", "#D96E57"]
    if "precipvar_cmap" not in plt.colormaps():
        plt.colormaps.register(LinearSegmentedColormap.from_list("precipvar_cmap", var_colors))


def _load_china_boundary() -> Tuple[list, Dict[str, float]]:
    """读取中国国界 shapefile，返回 (geoms, region)。"""
    sf = shapefile.Reader(str(SHP_PATH))
    cn_geoms = []
    for s in sf.shapes():
        geo_interface = getattr(s, "__geo_interface__", None)
        if geo_interface is None:
            raise ValueError("shapefile 记录缺少 __geo_interface__ 属性")
        cn_geoms.append(shapely_shape(cast(Any, geo_interface)))
    shp_bbox = sf.bbox
    region = {"lon_min": float(shp_bbox[0]) - 1, "lon_max": float(shp_bbox[2]) + 1,
              "lat_min": float(shp_bbox[1]) - 1, "lat_max": float(shp_bbox[3]) + 1}
    return cn_geoms, region


def render_map_figure(spatial_rows: List[Dict[str, Any]], cn_geoms: list,
                      region: Dict[str, float], out_dir: Path) -> None:
    """绘制 2×2 气候态地图面板 (b)，图片写入 out_dir（运行期临时目录，不落盘）。"""
    # ========================================================
    # Fig. 1(b) — 空间分布图 (2×2 地图)
    # ========================================================
    dlon = region["lon_max"] - region["lon_min"]
    dlat = region["lat_max"] - region["lat_min"]
    clat = np.deg2rad((region["lat_min"] + region["lat_max"]) / 2)
    map_aspect = (dlat / dlon) / np.cos(clat)

    mw = 7.0
    mh = mw * map_aspect

    fig3_w, fig3_h = 20 / 2.54, 14 / 2.54
    fig3 = plt.figure(figsize=(fig3_w, fig3_h))

    def R_b(l, b, w, h):
        return (l/20, b/14, w/20, h/14)

    mgx = 1.6
    mgy = 2.4
    mx_cn = 1.0
    mx_mme = mx_cn + mw + mgx

    map_axes = np.empty((len(spatial_rows), 2), dtype=object)
    for r in range(len(spatial_rows)):
        my = 1.0 + r * (mh + mgy)
        for c in range(2):
            mx = mx_cn if c == 0 else mx_mme
            map_axes[r, c] = fig3.add_axes(R_b(mx, my, mw, mh), projection=ccrs.PlateCarree())

    draw_map_panels(fig3, map_axes, spatial_rows, cn_geoms, region, MAP_PARAMS)

    # 地图面板只是运行期的核对产物：写到临时目录，模块根目录不落盘。
    map_path = out_dir / "Fig2b.jpg"
    fig3.savefig(map_path, dpi=400, bbox_inches="tight")
    print(f"  导出(临时目录，运行结束即随临时目录删除): {map_path}")
    plt.close(fig3)


def run_map_panel(model_sel: xr.Dataset, obs_sel: xr.Dataset, common_years: np.ndarray,
                  out_dir: Path) -> None:
    """地图面板 (b) 全流程：注册色带 → 算 MME 统计量并落盘 → 读国界 → 绘图到 out_dir。

    渲染与统计逻辑与原 Fig2b.py 完全一致，唯一区别是图片写进 `out_dir`
    （由 main() 提供的运行期临时目录，退出即删除），模块根目录不留图。

    这里算出的 MME 统计量（CORR≈0.94/0.95、偏差 0.37/3.35 mm/day、
    观测 26.37 对 MME 23.01 mm/day）仍是正文与摘要的引用来源，必须保留。
    """
    print("-" * 70)
    print("Fig. 2 — 地图面板 (b)：CN05.1 vs HiCPC-MME 气候态空间分布 + MME 评估统计")

    # ---- 注册色带 ----
    _register_map_colormaps()

    # ---- 计算空间指标 + 构建 spatial_rows ----
    spatial_rows = compute_spatial_rows(model_sel, obs_sel)

    # ---- 统计数据落盘（txt 与 CSV 均写入 data/）----
    stats_path = Path(__file__).parent / "data" / "图2b_统计数据.txt"
    dump_map_stats_txt(spatial_rows, stats_path, int(common_years.min()), int(common_years.max()))
    print(f"  统计数据: {stats_path}")

    stats_csv_path = Path(__file__).parent / "data" / "fig2b_stats.csv"
    dump_map_stats_csv(spatial_rows, stats_csv_path, int(common_years.min()), int(common_years.max()))
    print(f"  统计数据(CSV): {stats_csv_path}")

    # ---- 中国地图边界 ----
    cn_geoms, region = _load_china_boundary()

    render_map_figure(spatial_rows, cn_geoms, region, out_dir)


def _make_map_tmpdir() -> Path:
    """为地图面板 (b) 创建运行期临时目录，返回其路径。

    刻意**不用** `tempfile.mkdtemp()` / `TemporaryDirectory()`，也刻意不放在模块目录内：
      * 它们以 0o700 建目录，在受限环境（本仓库所在的 Windows 沙箱）下会生成
        连删除都被拒绝的目录，一旦落在模块目录里就会永久破坏
        「模块根只有 Fig2.py / Fig2.jpg / data/ / README.md 四项」的结构；
      * 平台默认临时目录（%TEMP%）在同样的受限环境下还可能「允许建目录、
        却禁止往目录里写文件」。
    因此这里用 `os.makedirs()`（默认权限）把临时目录建在模块**之外**的工作区根目录
    （即论文仓库 `REPO_ROOT` 的上一级），并在 main() 的 finally 中删除。
    """
    tmp_dir = REPO_ROOT.parent / f"_tmp_fig2_map_{uuid.uuid4().hex[:8]}"
    os.makedirs(tmp_dir, exist_ok=False)
    return tmp_dir


# ==================== 命令行入口 ====================
def parse_args(argv: List[str] | None = None) -> argparse.Namespace:
    """解析命令行参数。

    不带参数时按原「Fig2a.py + compose_fig2.py + Fig2b.py」三条命令的顺序
    依次完成散点面板与地图面板；原来的两个独立脚本改为可选开关。
    """
    parser = argparse.ArgumentParser(
        description="图 2 单文件流水线：散点面板 (a) + 地图面板 (b) + 统计数据落盘",
    )
    group = parser.add_mutually_exclusive_group()
    group.add_argument("--scatter-only", action="store_true",
                       help="只跑散点面板：论文成品图 Fig2.jpg 及 data/fig2a_stats.csv 等")
    group.add_argument("--map-only", action="store_true",
                       help="只跑地图面板：地图渲染到临时目录（不落盘），统计写入 data/fig2b_stats.csv 等")
    return parser.parse_args(argv)


def main(argv: List[str] | None = None) -> None:
    args = parse_args(argv)

    print("=" * 70)
    print("Fig. 2 — HiCPC 与 CN05.1 评估图（单文件版：散点面板 + 地图面板）")
    print(f"模型: {MODEL_FILE}")
    print(f"观测: {OBS_FILE}")
    print("=" * 70)

    FIG_DIR.mkdir(parents=True, exist_ok=True)

    # ---- 数据准备（两个面板共用，先于绘图）----
    model_sel, obs_sel, common_years, mode_names = load_evaluation_data()

    # ---- 先散点面板，后地图面板（保持原「先算后画、先 a 后 b」的顺序）----
    if not args.map_only:
        run_scatter_panel(model_sel, obs_sel, common_years, mode_names)
    if not args.scatter_only:
        # 地图面板 (b) 是运行期临时产物：图片写进模块之外的临时目录，用完即删，
        # 模块根目录因此只留论文成品图 Fig2.jpg（MME 统计仍照常落盘 data/）。
        tmp_dir = _make_map_tmpdir()
        try:
            run_map_panel(model_sel, obs_sel, common_years, tmp_dir)
        finally:
            shutil.rmtree(tmp_dir, ignore_errors=True)

    print("完成。")


if __name__ == "__main__":
    main()
